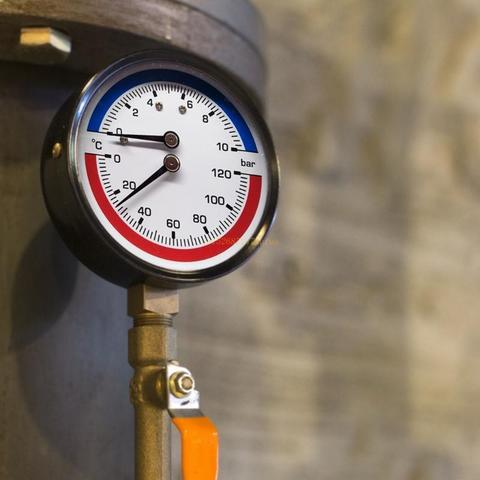
#> input picture test/4.jpg, 480 x 480 px, found by its file name
$ python 3.9.py
#> lines starting #> are read from the running program, lines starting #| are printed output that depends on the picture; after the words box and inside, x2 and y2 are one past the last pixel; in counts of white or black regions, pixels touching at a corner belong together; long printed decimals are rounded
import cv2
import numpy as np
import math

img=g=cv2.imread("/home/rodion/yuliia0/aboba/test/4.jpg")
#> img is the input picture: shape (480, 480, 3); mean B, G, R 98.7, 114.5, 128.3
'''cv2.imshow("original", img)'''

"""початок знаходження кола"""
img = cv2.cvtColor(img, cv2.COLOR_BGR2GRAY)
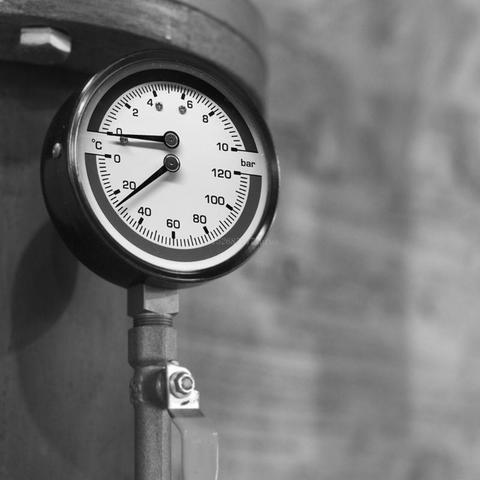
#> img: shape (480, 480); min 0, max 255, mean 116.8
rows = img.shape[0]
#> rows = 480
if rows >231:
    circles = cv2.HoughCircles(img, cv2.HOUGH_GRADIENT, 1, rows / 8, param1=100, param2=32, minRadius=96, maxRadius=130)
#> circles = [[162.5, 171.5, 122.5]]
else:
    circles = cv2.HoughCircles(img, cv2.HOUGH_GRADIENT, 1, rows / 8, param1=100, param2=30, minRadius=75, maxRadius=85)


drawing = np.zeros((img.shape[0], img.shape[1], 3), dtype=np.uint8)
for i in circles[0, :]:
  x=int(i[0])
  y=int(i[1])
  r=int(i[2])
  d=2*r
  cv2.circle(drawing, (x, y), r, (0, 0, 255), 2)
#> this loop made 1 pass
#> (i, x, y, r, d) on pass 1: ([162.5, 171.5, 122.5], 162, 171, 122, 244)
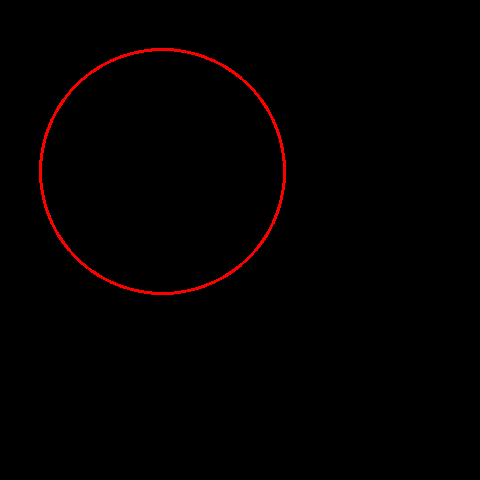
#> drawing: shape (480, 480, 3); mean of channels 0, 1, 2 0, 0, 2.5; drawn as B, G, R
"""кінець кола"""

"""перевірка рамки"""
x=g.shape[0]
#> x = 480
y=g.shape[1]
#> y = 480
ramax=x-d
#> ramax = 236
ramay=y-d
#> ramay = 236
if ramax and ramay >36:
   rama=15
else:
   rama=0
"""рамки є"""

"""обрізка, квадрат"""
canny= cv2.Canny(drawing, 60, 60 * 2)
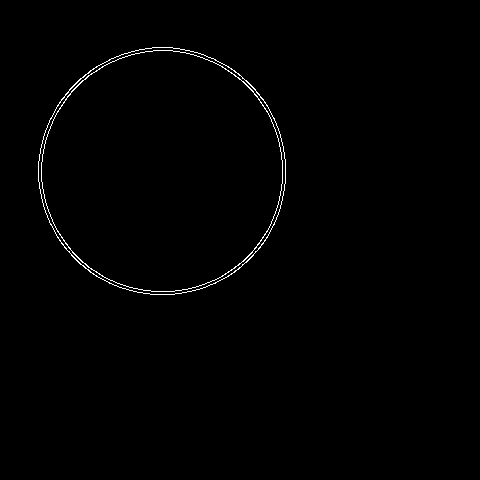
#> canny: shape (480, 480); 0.69% white in thin lines or dots, all inside (x1, y1, x2, y2) = (38, 47, 286, 295)
contours, hierarchy = cv2.findContours(canny, cv2.RETR_TREE, cv2.CHAIN_APPROX_SIMPLE)
#> contours = 4 contours; box (x1, y1, x2, y2) and area: (38, 47, 286, 295) 47924, (38, 47, 286, 295) 47820, (41, 50, 283, 292) 45628, (41, 50, 283, 292) 45522

boundRect = [None]*len(contours)
#> boundRect = 4 items
for i, c in enumerate(contours):
    boundRect[i] = cv2.boundingRect(cv2.approxPolyDP(c, 3, True))
#> this loop made 4 passes
#> after the loop, boundRect = [(38, 47, 248, 248), (38, 47, 248, 248), (41, 50, 242, 242), (41, 50, 242, 242)]
for i in range(len(contours)):
    cv2.rectangle(drawing, (int(boundRect[i][0]), int(boundRect[i][1])), (int(boundRect[i][0]+boundRect[i][2]),
    int(boundRect[i][1]+boundRect[i][3])), (100,10,40), 2)
    crop = g[(int(boundRect[i][1])-rama):(int(boundRect[i][1]+boundRect[i][3]+rama)), (int(boundRect[i][0])-rama):(int(boundRect[i][0]+boundRect[i][2])+rama)]
    cv2.imshow("Area",crop )
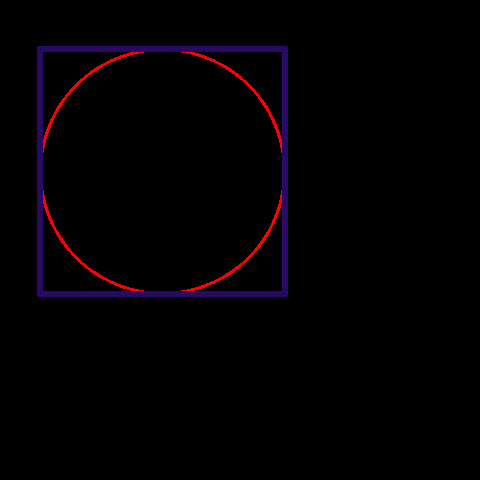
#> drawing: shape (480, 480, 3); 2.55% of pixels changed, all inside (x1, y1, x2, y2) = (37, 46, 288, 297); drawn as B, G, R
"""кінець квадрат"""


gray_crop=cv2.cvtColor(crop, cv2.COLOR_BGR2GRAY)
gray_crop = cv2.GaussianBlur(gray_crop, (5, 5),0)
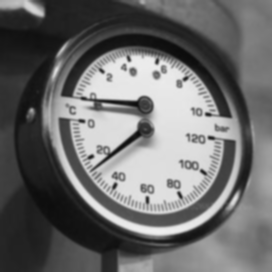
#> gray_crop: shape (272, 272); min 12, max 240, mean 108
image = cv2.Canny(gray_crop, 250, 350, 20)
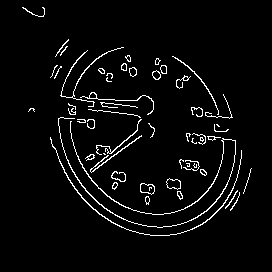
#> image: shape (272, 272); 4% white in thin lines or dots, all inside (x1, y1, x2, y2) = (22, 7, 252, 236)
cv2.imshow("i",image )
minLineLength=200
maxlineGap=20
lines=cv2.HoughLinesP(image,1,np.pi/180,30,minLineLength,maxlineGap)
#> lines = [[116, 148, 137, 130], [81, 185, 104, 208], [91, 172, 141, 135], [77, 192, 99, 214]]

crop_x=crop.shape[0]
#> crop_x = 272
crop_y=crop.shape[1]
#> crop_y = 272
print('crop x-',crop_x,'crop y- ',crop_y)
#| crop x- 272 crop y-  272
xcr=(crop_x/7)
#> xcr = 38.86
ycr=(crop_y/9)*3
#> ycr = 90.67
crop_x1=crop_x - xcr
#> crop_x1 = 233.1
crop_y1=crop_y - ycr
#> crop_y1 = 181.3
print('xcr-',xcr,'ycr- ',ycr)
#| xcr- 38.857 ycr-  90.667
print('crop_x1-',crop_x1,'crop_y1- ',crop_y1)
#| crop_x1- 233.143 crop_y1-  181.333
if lines is not None:
    for line in lines:
        x1,y1,x2,y2 = line[0]
        if xcr<x1<(crop_x1-20):
            if ycr<y1<crop_y1:
                dov=((y1-y2)**2+(x1-x2)**2)**0.5
                print("dov-", dov)
                cv2.line(crop,(x1,y1),(x2,y2),(0,255,0),2)
            else:
                print("y none")
        else:
            print("x none")
#> this loop made 4 passes
#> (x1, y1, x2, y2, dov) on passes 1, 3: (116, 148, 137, 130, 27.66), (91, 172, 141, 135, 62.2)
#| dov- 27.659
#| y none
#| dov- 62.201
#| y none
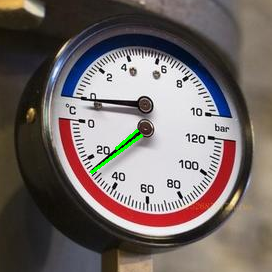
#> crop: shape (272, 272, 3); mean B, G, R 102.8, 105.5, 115.5
    cv2.imshow("show",crop)
else:
    print("biba")
cv2.waitKey(0)

$ run again, with test/2.jpg copied over test/4.jpg
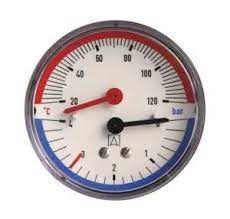
#> input picture test/2.jpg, 230 x 219 px, found by its file name
#> img is the input picture: shape (219, 230, 3); mean B, G, R 201.5, 200.7, 209
#> img: shape (219, 230)
#> circles = [[113.5, 107.5, 82.2]]
#> the loop `for i in circles[0, :]:` made 1 pass
#> (i, x, y, r, d) on pass 1: ([113.5, 107.5, 82.2], 113, 107, 82, 164)
#> ramax = 55
#> ramay = 66
#> `canny= cv2.Canny(drawing, 60, 60 * 2)`:
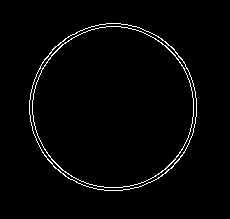
#> canny: shape (219, 230); 2.1% white in thin lines or dots, all inside (x1, y1, x2, y2) = (29, 23, 197, 191)
#> contours = 4 contours; box (x1, y1, x2, y2) and area: (29, 23, 197, 191) 21914, (29, 23, 197, 191) 21840, (32, 26, 194, 188) 20355, (32, 26, 194, 188) 20279
#> `boundRect = [None]*len(contours)`: boundRect = 4 items
#> the loop `for i, c in enumerate(contours):` made 4 passes
#> after the loop `for i, c in enumerate(contours):`: boundRect = [(29, 23, 168, 168), (29, 23, 168, 168), (32, 26, 162, 162), (32, 26, 162, 162)]
#> the loop `for i in range(len(contours)):` made 4 passes
#> `image = cv2.Canny(gray_crop, 250, 350, 20)`:
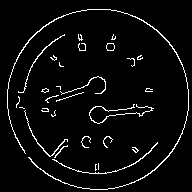
#> image: shape (192, 192); 4.5% white in thin lines or dots, all inside (x1, y1, x2, y2) = (7, 9, 189, 190)
#> lines = [[150, 173, 172, 151], [87, 9, 110, 9]]
#| crop x- 192 crop y-  192
#| xcr- 27.429 ycr-  64.0
#| crop_x1- 164.571 crop_y1-  128.0
#> the loop `for line in lines:` made 2 passes
#> (printed output is left out)

$ run again, with test/3.jpg copied over test/4.jpg
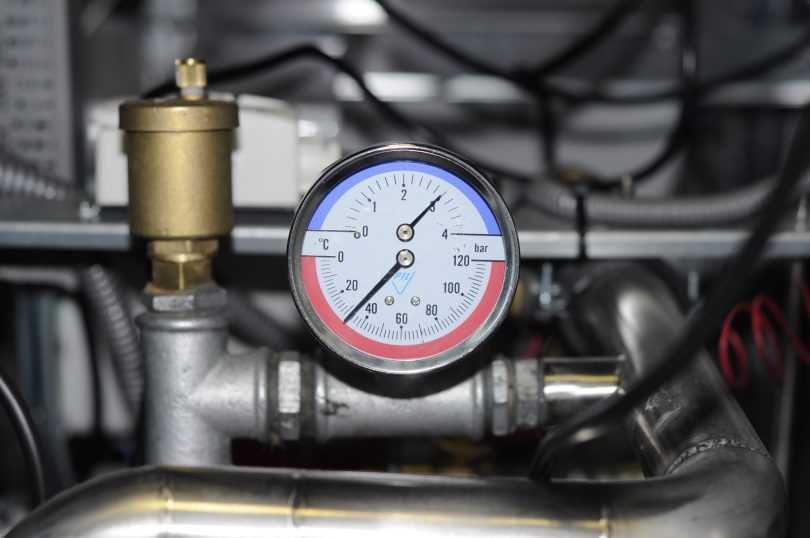
#> input picture test/3.jpg, 810 x 538 px, found by its file name
#> img is the input picture: shape (538, 810, 3); mean B, G, R 89.7, 88.4, 89.6
#> img: shape (538, 810)
#> circles = [[403.5, 261.5, 110.7]]
#> the loop `for i in circles[0, :]:` made 1 pass
#> (i, x, y, r, d) on pass 1: ([403.5, 261.5, 110.7], 403, 261, 110, 220)
#> ramax = 318
#> ramay = 590
#> canny: shape (538, 810); 0.32% white in thin lines or dots, all inside (x1, y1, x2, y2) = (291, 149, 515, 373)
#> contours = 4 contours; box (x1, y1, x2, y2) and area: (291, 149, 515, 373) 39056, (291, 149, 515, 373) 38973, (294, 152, 512, 370) 36967, (294, 152, 512, 370) 36881
#> `boundRect = [None]*len(contours)`: boundRect = 4 items
#> the loop `for i, c in enumerate(contours):` made 4 passes
#> after the loop `for i, c in enumerate(contours):`: boundRect = [(291, 149, 224, 224), (291, 149, 224, 224), (294, 152, 218, 218), (294, 152, 218, 218)]
#> the loop `for i in range(len(contours)):` made 4 passes
#> image: shape (248, 248); 2.8% white in thin lines or dots, all inside (x1, y1, x2, y2) = (7, 7, 230, 247)
#> lines = [[66, 186, 110, 141], [64, 183, 117, 126], [134, 89, 153, 69], [130, 87, 151, 67], [98, 154, 120, 131], [193, 99, 221, 99], [194, 30, 214, 49], [135, 82, 159, 58], [109, 236, 131, 236], [194, 212, 214, 193], [203, 122, 226, 122]]
#| crop x- 248 crop y-  248
#| xcr- 35.429 ycr-  82.667
#| crop_x1- 212.571 crop_y1-  165.333
#> the loop `for line in lines:` made 11 passes
#> (x1, y1, x2, y2, dov) on passes 3 to 5: (134, 89, 153, 69, 27.59), (130, 87, 151, 67, 29), (98, 154, 120, 131, 31.83)
#> (printed output is left out)
#> after the loop `for line in lines:`:
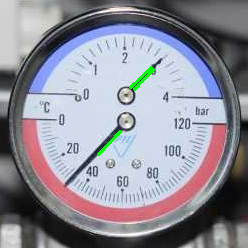
#> crop: shape (248, 248, 3); mean B, G, R 154.1, 142.6, 143.5
